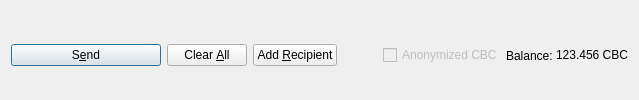
         <widget class="QFrame" name="frame_Send">
          <layout class="QHBoxLayout" name="horizontalLayout">
           <property name="bottomMargin">
            <number>0</number>
           </property>
           <item>
            <widget class="QPushButton" name="sendButton">
             <property name="minimumSize">
              <size>
               <width>150</width>
               <height>0</height>
              </size>
             </property>
             <property name="toolTip">
              <string>Confirm the send action</string>
             </property>
             <property name="text">
              <string>S&amp;end</string>
             </property>
             <property name="icon">
              <iconset resource="../cybercoin.qrc">
               <normaloff>:/icons/send</normaloff>:/icons/send</iconset>
             </property>
             <property name="autoDefault">
              <bool>false</bool>
             </property>
             <property name="default">
              <bool>true</bool>
             </property>
            </widget>
           </item>
           <item>
            <widget class="QPushButton" name="clearButton">
             <property name="sizePolicy">
              <sizepolicy hsizetype="Minimum" vsizetype="Fixed">
               <horstretch>0</horstretch>
               <verstretch>0</verstretch>
              </sizepolicy>
             </property>
             <property name="toolTip">
              <string>Clear all fields of the form.</string>
             </property>
             <property name="text">
              <string>Clear &amp;All</string>
             </property>
             <property name="icon">
              <iconset resource="../cybercoin.qrc">
               <normaloff>:/icons/remove</normaloff>:/icons/remove</iconset>
             </property>
             <property name="autoDefault">
              <bool>false</bool>
             </property>
            </widget>
           </item>
           <item>
            <widget class="QPushButton" name="addButton">
             <property name="toolTip">
              <string>Send to multiple recipients at once</string>
             </property>
             <property name="text">
              <string>Add &amp;Recipient</string>
             </property>
             <property name="icon">
              <iconset resource="../cybercoin.qrc">
               <normaloff>:/icons/add</normaloff>:/icons/add</iconset>
             </property>
             <property name="autoDefault">
              <bool>false</bool>
             </property>
            </widget>
           </item>
           <item>
            <spacer name="horizontalSpacer">
             <property name="orientation">
              <enum>Qt::Horizontal</enum>
             </property>
             <property name="sizeHint" stdset="0">
              <size>
               <width>40</width>
               <height>20</height>
              </size>
             </property>
            </spacer>
           </item>
           <item>
            <layout class="QHBoxLayout" name="horizontalLayout_2">
             <property name="spacing">
              <number>3</number>
             </property>
             <item>
              <widget class="QCheckBox" name="checkzCBC">
               <property name="enabled">
                <bool>false</bool>
               </property>
               <property name="text">
                <string>Anonymized CBC</string>
               </property>
              </widget>
             </item>
             <item>
              <widget class="QLabel" name="label">
               <property name="text">
                <string>Balance:</string>
               </property>
              </widget>
             </item>
             <item>
              <widget class="QLabel" name="labelBalance">
               <property name="sizePolicy">
                <sizepolicy hsizetype="Preferred" vsizetype="Fixed">
                 <horstretch>0</horstretch>
                 <verstretch>0</verstretch>
                </sizepolicy>
               </property>
               <property name="cursor">
                <cursorShape>IBeamCursor</cursorShape>
               </property>
               <property name="text">
                <string notr="true">123.456 CBC</string>
               </property>
               <property name="textInteractionFlags">
                <set>Qt::LinksAccessibleByMouse|Qt::TextSelectableByKeyboard|Qt::TextSelectableByMouse</set>
               </property>
              </widget>
             </item>
            </layout>
           </item>
          </layout>
         </widget>
